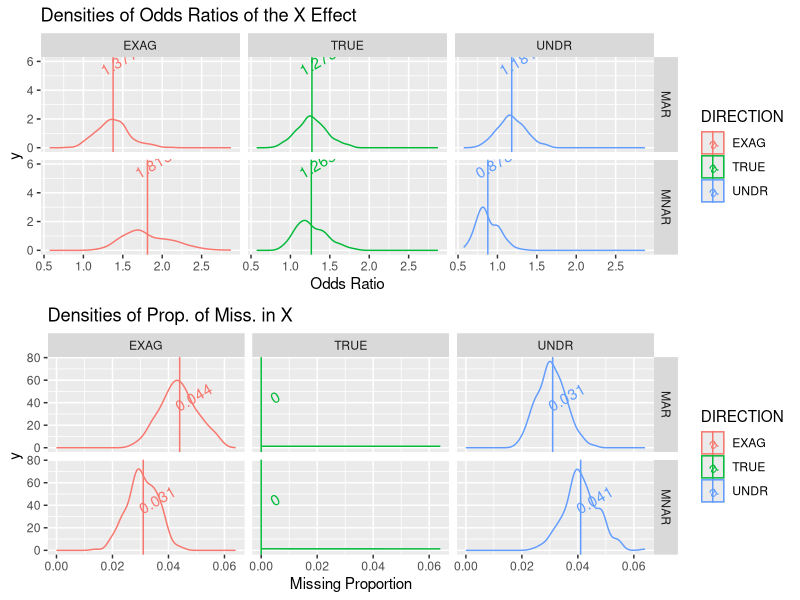
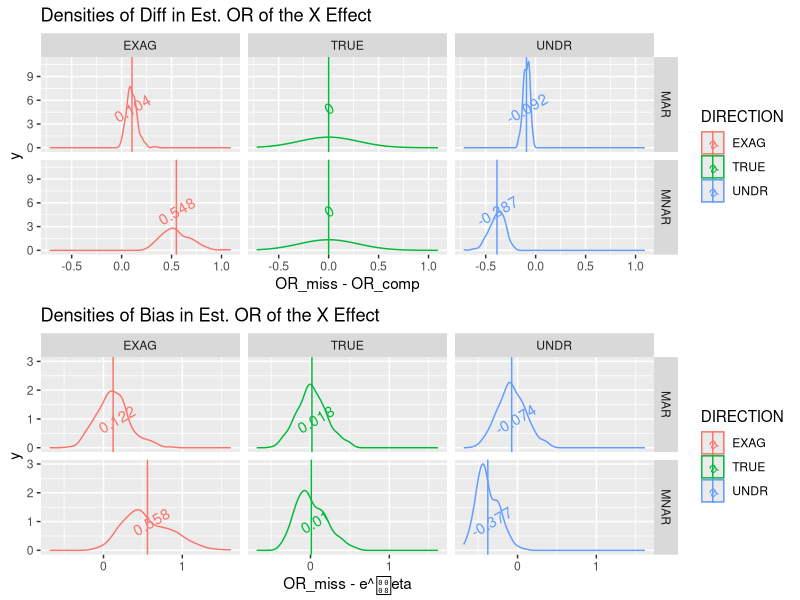
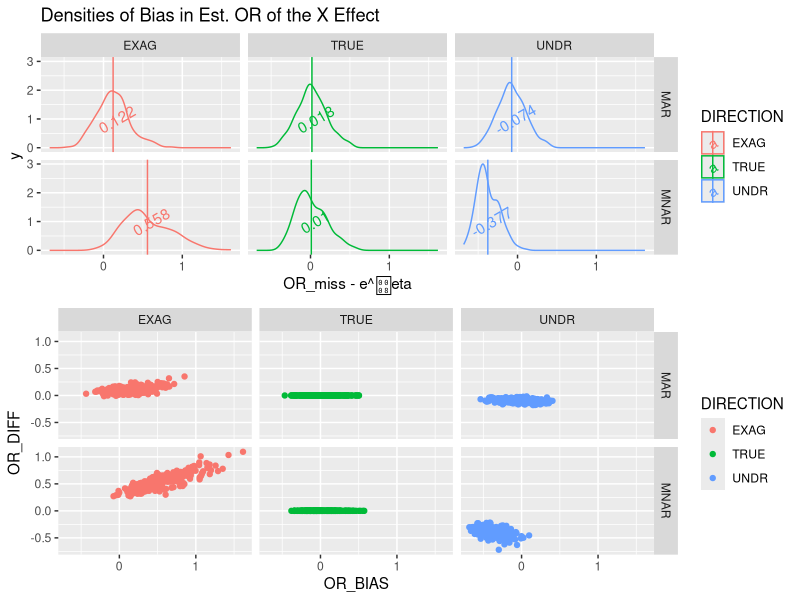

Generate these figures, in order, with R:
library(ggplot2)
library(cowplot)
library(dplyr)

set.seed(987)
M <- 1000
CTY <- c(rep(1, M / 4), rep(2, M / 4), rep(3, M / 4), rep(4, M / 4))
X <- c(rbinom(M / 4, 1, .05),
       rbinom(M / 4, 1, .15), 
       rbinom(M / 4, 1, .25),
       rbinom(M / 4, 1, .5))
b <- 0.227

EY <- exp(.05+b*X) / (1 + exp(.05+b*X))
table(EY)
Y <- numeric(M)
for (i in 1:M) {
    Y[i] <- rbinom(1, 1, EY[i])
}
test.df <- data.frame(X = X, Y = Y, CTY = factor(CTY))

fit3 <- glm(Y ~ X + CTY, data = test.df, family = binomial(link = "logit"))
# summary(fit3)
print("Coef")
coef(fit3)
print("OR")
exp(coef(fit3))[2]

generate_missing_x <- function(data, miss_type, dir, prop_miss1, prop_miss2) {
    M <- nrow(data)
    x.miss <- rep(0, M)
    if (dir == "EXAG" & miss_type == "MNAR") {
        for (i in 1:M) {
            if (data$X[i] == 1 & data$Y[i] == 0) {
                x.miss[i] <- rbinom(1, 1, prop_miss1)
            }
        }
    }
    else if (dir == "UNDR" & miss_type == "MNAR") {
        for (i in 1:M) {
            if (data$X[i] == 1 & data$Y[i] == 1) {
                x.miss[i] <- rbinom(1, 1, prop_miss1)
            }
        }
    }
    else if (dir == "EXAG" & miss_type == "MAR") {
        for (i in 1:M) {
            if ((data$Y[i] == 0 & (data$CTY[i] == 3 | data$CTY[i] == 4)) |
                (data$Y[i] == 1 & data$CTY[i] == 1)) {
                x.miss[i] <- rbinom(1, 1, prop_miss1)
            }
        }
    }
    else {
        for (i in 1:M) {
            if ((data$Y[i] == 0 & data$CTY[i] == 1) |
                (data$Y[i] == 1 & data$CTY[i] == 4)) {
                x.miss[i] <- rbinom(1, 1, prop_miss1)
            }
        }
    }
    return(x.miss)
}

sim_log_reg_w_miss <- function(prop_miss1 = .28, prop_miss2 = .2,
                               miss_type = "MAR", Q = 250, seed = 1234) {
    set.seed(seed)
    OR_true <- numeric(Q)
    OR_exag <- numeric(Q)
    OR_undr <- numeric(Q)
    OR_diff_true <- rep(0, Q)
    OR_diff_exag <- numeric(Q)
    OR_diff_undr <- numeric(Q)
    OR_bias_true <- numeric(Q)
    OR_bias_exag <- numeric(Q)
    OR_bias_undr <- numeric(Q)
    p_miss_true <- rep(0, Q)
    p_miss_exag <- numeric(Q)
    p_miss_undr <- numeric(Q)
    
    for (q in 1:Q) {
        M <- 1000
        CTY <- c(rep(1, M / 4), rep(2, M / 4), rep(3, M / 4), rep(4, M / 4))
        X <- c(rbinom(M / 4, 1, .05),
               rbinom(M / 4, 1, .15), 
               rbinom(M / 4, 1, .25),
               rbinom(M / 4, 1, .5))
        b <- 0.227
        
        EY <- exp(.05+b*X) / (1 + exp(.05+b*X))
        table(EY)
        Y <- numeric(M)
        for (i in 1:M) {
            Y[i] <- rbinom(1, 1, EY[i])
        }
        data <- data.frame(X = X, Y = Y, CTY = factor(CTY))
        fit <- glm(Y ~ X, data = data, family = binomial(link = "logit"))
        OR_true[q] <- exp(coef(fit))[2]
        OR_bias_true[q] <- OR_true[q] - exp(b)
        rm(fit)
        
        # Exagerate the race effect under MNAR
        if (q %% 50 == 0)
            print(paste0("Iteration: ", q))
        df1 <- data
        df2 <- data
        
        x.miss <- generate_missing_x(df1, miss_type, dir = "EXAG",
                                     prop_miss1 = prop_miss1,
                                     prop_miss2 = prop_miss2)
        df1$X[which(x.miss == 1)] <- NA
        p_miss_exag[q] <- mean(is.na(df1$X))
        
        fit <- glm(Y ~ X, data = df1, family = binomial(link = "logit"))
        OR_exag[q] <- exp(coef(fit))[2]
        OR_diff_exag[q] <- OR_exag[q] - OR_true[q]
        OR_bias_exag[q] <- OR_exag[q] - exp(b)
        rm(df1)
        rm(fit)
        
        ########
        # Understate the race effect under MNAR
        
        x.miss <- generate_missing_x(df2, miss_type, dir = "UNDR",
                                     prop_miss1 = prop_miss1,
                                     prop_miss2 = prop_miss2)
        df2$X[which(x.miss == 1)] <- NA
        p_miss_undr[q] <- mean(is.na(df2$X))
        
        fit <- glm(Y ~ X, data = df2, family = binomial(link = "logit"))
        OR_undr[q] <- exp(coef(fit))[2]
        OR_diff_undr[q] <- OR_undr[q] - OR_true[q]
        OR_bias_undr[q] <- OR_undr[q] - exp(b)
        rm(fit)
        rm(df2)
    }
    sim.res <- data.frame("ODDS_RATIO" = c(OR_true, OR_exag, OR_undr),
                          "OR_DIFF" = c(OR_diff_true, OR_diff_exag, OR_diff_undr),
                          "OR_BIAS" = c(OR_bias_true, OR_bias_exag, OR_bias_undr),
                          "PROP_MISS" = c(p_miss_true, p_miss_exag, p_miss_undr),
                          "MISS_TYPE" = rep(miss_type, 3 * Q),
                          "DIRECTION" = c(rep("TRUE", Q),
                                          rep("EXAG", Q),
                                          rep("UNDR", Q)))
    
    return(sim.res)
}


### MNAR

# Want to get roughly 3% missing in X in both cases.

# Exagerate the X effect
# Missingness in X | X = 1 & Y = 0, P(X is miss | X = 1, Y = 0) = .28

# Understate the X effect
# Missingness in X | X = 1 & Y = 1, P(X is miss | X = 1, Y = 1) = .2


mnar <- sim_log_reg_w_miss(prop_miss1 = .3, prop_miss2 = .225, miss_type = "MNAR")

##########################################

# MAR

# Want to get roughly 3% missing in X in both cases.

# Exagerate the X effect
# Missingness in X | CTY = 3,4 & Y = 0, P(X is miss | Y = 1) = .28

# Understate the X effect
# Missingness in X | CTY = 3,4 & Y = 1, P(X is miss | Y = 0) = .2

mar <- sim_log_reg_w_miss(prop_miss1 = .12, prop_miss2 = .2, miss_type = "MAR")

#########################
# Results

sim.res <- rbind(mnar, mar)

mean_OR <- sim.res %>% group_by(DIRECTION, MISS_TYPE) %>%
    summarize(mean_val = round(mean(ODDS_RATIO), 3),
              quant_025 = quantile(ODDS_RATIO, probs = .025),
              quant_975 = quantile(ODDS_RATIO, probs = .975))
mean_OR

mean_PM <- sim.res %>% group_by(DIRECTION, MISS_TYPE) %>%
    summarize(mean_val = round(mean(PROP_MISS), 3),
              quant_025 = quantile(PROP_MISS, probs = .025),
              quant_975 = quantile(PROP_MISS, probs = .975))
mean_PM

mean_DIFF <- sim.res %>% group_by(DIRECTION, MISS_TYPE) %>%
    summarize(mean_val = round(mean(OR_DIFF), 3),
              quant_025 = quantile(OR_DIFF, probs = .025),
              quant_975 = quantile(OR_DIFF, probs = .975))
mean_DIFF

mean_BIAS <- sim.res %>% group_by(DIRECTION, MISS_TYPE) %>%
    summarize(mean_val = round(mean(OR_BIAS), 3),
              quant_025 = quantile(OR_BIAS, probs = .025),
              quant_975 = quantile(OR_BIAS, probs = .975))
mean_BIAS

or_plt <- ggplot(sim.res, aes(x = ODDS_RATIO, color = DIRECTION)) +
    geom_density() +
    geom_vline(data = mean_OR, aes(xintercept = mean_val, color = DIRECTION)) +
    geom_text(data = mean_OR, 
              aes(x = mean_val, y = 6, label = mean_val, color = DIRECTION),
              nudge_x = .075, angle = 30) +
    labs(title = "Densities of Odds Ratios of the X Effect", 
         x = "Odds Ratio") +
    facet_grid(MISS_TYPE ~ DIRECTION)

pm_plt <- ggplot(sim.res, aes(x = PROP_MISS, color = DIRECTION)) +
    geom_density() +
    geom_vline(data = mean_PM, aes(xintercept = mean_val, color = DIRECTION)) +
    geom_text(data = mean_PM, 
              aes(x = mean_val, y = 45, label = mean_val, color = DIRECTION),
              nudge_x = .005, angle = 30) +
    labs(title = "Densities of Prop. of Miss. in X", 
         x = "Missing Proportion") +
    facet_grid(MISS_TYPE ~ DIRECTION)

diff_plt <- ggplot(sim.res, aes(x = OR_DIFF, color = DIRECTION)) +
    geom_density() +
    geom_vline(data = mean_DIFF, aes(xintercept = mean_val, color = DIRECTION)) +
    geom_text(data = mean_DIFF, 
              aes(x = mean_val, y = 5, label = mean_val, color = DIRECTION),
              nudge_x = .005, angle = 30) +
    labs(title = "Densities of Diff in Est. OR of the X Effect", 
         x = "OR_miss - OR_comp") +
    facet_grid(MISS_TYPE ~ DIRECTION)

bias_plt <- ggplot(sim.res, aes(x = OR_BIAS, color = DIRECTION)) +
    geom_density() +
    geom_vline(data = mean_BIAS, aes(xintercept = mean_val, color = DIRECTION)) +
    geom_text(data = mean_BIAS, 
              aes(x = mean_val, y = 1, label = mean_val, color = DIRECTION),
              nudge_x = .05, angle = 30) +
    labs(title = "Densities of Bias in Est. OR of the X Effect", 
         x = "OR_miss - e^\beta") +
    facet_grid(MISS_TYPE ~ DIRECTION)

cowplot::plot_grid(or_plt, pm_plt, nrow = 2)
cowplot::plot_grid(diff_plt, bias_plt, nrow = 2)

or_bias_diff <- ggplot(sim.res, aes(x = OR_BIAS, y = OR_DIFF, color = DIRECTION)) +
    geom_point() +
    facet_grid(MISS_TYPE ~ DIRECTION)

cowplot::plot_grid(bias_plt, or_bias_diff, nrow = 2)
